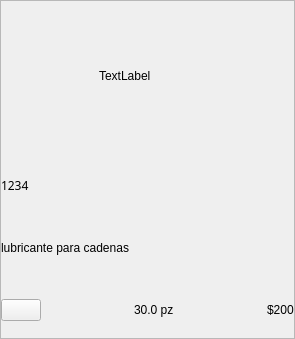
<?xml version="1.0" encoding="UTF-8"?>
<ui version="4.0">
 <class>Form</class>
 <widget class="QWidget" name="Form">
  <property name="geometry">
   <rect>
    <x>0</x>
    <y>0</y>
    <width>295</width>
    <height>339</height>
   </rect>
  </property>
  <property name="windowTitle">
   <string>Form</string>
  </property>
  <property name="styleSheet">
   <string notr="true"/>
  </property>
  <layout class="QVBoxLayout" name="verticalLayout_2">
   <property name="leftMargin">
    <number>0</number>
   </property>
   <property name="topMargin">
    <number>0</number>
   </property>
   <property name="rightMargin">
    <number>0</number>
   </property>
   <property name="bottomMargin">
    <number>0</number>
   </property>
   <item>
    <layout class="QVBoxLayout" name="verticalLayout">
     <item>
      <widget class="QFrame" name="frame_root">
       <property name="styleSheet">
        <string notr="true">QFrame[objectName^=&quot;frame_root&quot;]{
	background: red;
}

QFrame[objectName^=&quot;frame_root&quot;]:hover{
	background: black;
}</string>
       </property>
       <property name="frameShape">
        <enum>QFrame::StyledPanel</enum>
       </property>
       <property name="frameShadow">
        <enum>QFrame::Raised</enum>
       </property>
       <layout class="QVBoxLayout" name="verticalLayout_4">
        <property name="leftMargin">
         <number>0</number>
        </property>
        <property name="topMargin">
         <number>0</number>
        </property>
        <property name="rightMargin">
         <number>0</number>
        </property>
        <property name="bottomMargin">
         <number>0</number>
        </property>
        <item>
         <layout class="QVBoxLayout" name="verticalLayout_3">
          <item>
           <layout class="QHBoxLayout" name="horizontalLayout_2">
            <item>
             <spacer name="horizontalSpacer_2">
              <property name="orientation">
               <enum>Qt::Horizontal</enum>
              </property>
              <property name="sizeHint" stdset="0">
               <size>
                <width>40</width>
                <height>20</height>
               </size>
              </property>
             </spacer>
            </item>
            <item>
             <widget class="QLabel" name="label_photo">
              <property name="sizePolicy">
               <sizepolicy hsizetype="Expanding" vsizetype="Maximum">
                <horstretch>0</horstretch>
                <verstretch>0</verstretch>
               </sizepolicy>
              </property>
              <property name="minimumSize">
               <size>
                <width>0</width>
                <height>150</height>
               </size>
              </property>
              <property name="maximumSize">
               <size>
                <width>300</width>
                <height>150</height>
               </size>
              </property>
              <property name="styleSheet">
               <string notr="true">QFrame#frame_root{
	background:red;
}</string>
              </property>
              <property name="text">
               <string>TextLabel</string>
              </property>
              <property name="scaledContents">
               <bool>true</bool>
              </property>
             </widget>
            </item>
            <item>
             <spacer name="horizontalSpacer_3">
              <property name="orientation">
               <enum>Qt::Horizontal</enum>
              </property>
              <property name="sizeHint" stdset="0">
               <size>
                <width>40</width>
                <height>20</height>
               </size>
              </property>
             </spacer>
            </item>
           </layout>
          </item>
          <item>
           <widget class="QLabel" name="label_code_bar">
            <property name="font">
             <font>
              <family>Futura</family>
              <italic>false</italic>
              <bold>false</bold>
             </font>
            </property>
            <property name="styleSheet">
             <string notr="true"/>
            </property>
            <property name="text">
             <string>1234</string>
            </property>
            <property name="scaledContents">
             <bool>false</bool>
            </property>
           </widget>
          </item>
          <item>
           <widget class="QLabel" name="label_name">
            <property name="text">
             <string>lubricante para cadenas</string>
            </property>
           </widget>
          </item>
          <item>
           <layout class="QHBoxLayout" name="horizontalLayout">
            <item>
             <widget class="QPushButton" name="button_delete">
              <property name="styleSheet">
               <string notr="true"/>
              </property>
              <property name="text">
               <string/>
              </property>
             </widget>
            </item>
            <item>
             <spacer name="horizontalSpacer">
              <property name="orientation">
               <enum>Qt::Horizontal</enum>
              </property>
              <property name="sizeHint" stdset="0">
               <size>
                <width>40</width>
                <height>20</height>
               </size>
              </property>
             </spacer>
            </item>
            <item>
             <widget class="QLabel" name="label_amount">
              <property name="text">
               <string>30.0 pz</string>
              </property>
             </widget>
            </item>
            <item>
             <spacer name="horizontalSpacer_4">
              <property name="orientation">
               <enum>Qt::Horizontal</enum>
              </property>
              <property name="sizeHint" stdset="0">
               <size>
                <width>40</width>
                <height>20</height>
               </size>
              </property>
             </spacer>
            </item>
            <item>
             <widget class="QLabel" name="label_price">
              <property name="text">
               <string>$200</string>
              </property>
             </widget>
            </item>
           </layout>
          </item>
         </layout>
        </item>
       </layout>
      </widget>
     </item>
    </layout>
   </item>
  </layout>
 </widget>
 <resources/>
 <connections/>
</ui>
